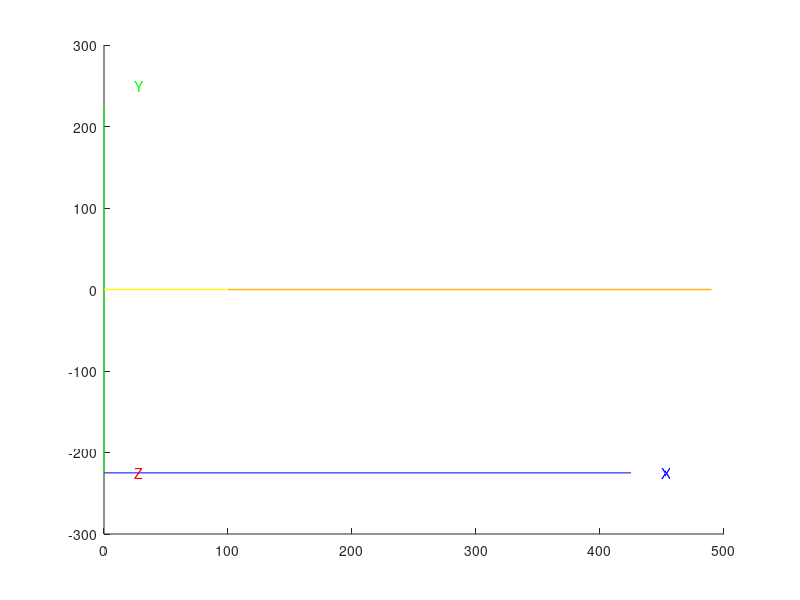

MATLAB code for this plot: (Note: this script raises an error after producing the figure.)
% plot HP3 axes in home configuration 
% DH parameters are those published
% the polarities of joints 3-6 are reversed w.r.t. the TP.
% 15 July 2008

AxisSet = zeros(4,4,2);
AxisSet(4,4,1) = 1';
AxisSet(:,:,2) = diag([25 25 25 1]);

% generate a 3D plot of the geometry
fig = figure;
hold on

% plot the axes
% X
line([0 425],[-225 -225],[0 0],'color','b')
text(450, -225, 25, 'X','color','b')
% Y
line([0 0],[-225 225],[0 0],'color','g')
text(25, 250, 25, 'Y','color','g')
% Z
line([0 0],[-225 -225],[0 425],'color','r')
text(25, -225, 450, 'Z','color','r')

% plot the links
line([  0   0],[0 0], [  0 110],'Color',[1,0.7,0],'LineWidth',1); % 1 to 2
line([  0 100],[0 0], [110 110],'Color','y','LineWidth',1); % 1 to 2
line([100 100],[0 0], [110 400],'Color','y','LineWidth',1); % 2 to 3
line([100 100],[0 0], [400 485],'Color','y','LineWidth',1); % 3 to 4
line([100 400],[0 0], [485 485],'Color',[1,0.7,0],'LineWidth',1); % 3 to 4
line([400 490],[0 0], [485 485],'Color',[1,0.7,0],'LineWidth',1); % 3 to 4


% Plot the world frame @ Joint 1 (actual location)
Pose0 = eye(4);
PlotAxisSet(AxisSet,Pose0,'k');

% Plot Frame 1 (virtual location)
Pose1 = eye(4);
Pose1(1:3,4) = [0 0 110]';
PlotAxisSet(AxisSet,Pose1,[0.75 0.75 0.75]);

% Plot Frame 2 (Joint 2)
Pose2 = eye(4);
Pose2(1:3,1:3) = RotX(-pi/2);
Pose2(1:3,4) = [100 0 110]';
PlotAxisSet(AxisSet,Pose2,'b');

% config consistent with TP controls

% title('HP3 home configuration consistent with TP controls');
% 
% % Plot Frame 3 (Joint 3)
% Pose3 = eye(4);
% Pose3(1:3,1:3) = RotY(-pi/2)*RotX(pi/2);
% Pose3(1:3,4) = [100 0 110+290]';
% PlotAxisSet(AxisSet,Pose3,'g');
% 
% % Plot Joint 4 (actual location)
% Pose4 = eye(4);
% Pose4(1:3,1:3) = RotX(pi)*RotY(-pi/2);
% Pose4(1:3,4) = [100+101 0 110+290+85]';
% PlotAxisSet(AxisSet,Pose4,'r');
% 
% % Plot Frame 4 (virtual location)
% Pose4 = eye(4);
% Pose4(1:3,1:3) = RotX(pi)*RotY(-pi/2);
% Pose4(1:3,4) = [100 0 110+290+85]';
% PlotAxisSet(AxisSet,Pose4,[1.0 0.75 0.75]);
% 
% % Plot Frame 6
% Pose6 = eye(4);
% Pose6(1:3,1:3) = RotX(pi)*RotY(-pi/2);
% Pose6(1:3,4) = [100+101+199+90 0 110+290+85]';
% PlotAxisSet(AxisSet,Pose6,'m');
% 
% % Plot Frame 5
% Pose5 = eye(4);
% Pose5(1:3,1:3) = RotX(pi/2)*RotZ(-pi/2);
% Pose5(1:3,4) = [100+101+199 0 110+290+85]';
% PlotAxisSet(AxisSet,Pose5,'c');


% config consistent with DH parameter document

title('HP3 home configuration based on DH parameter document');

% Plot Frame 3 (Joint 3)
Pose3 = eye(4);
Pose3(1:3,1:3) = RotY(-pi/2)*RotX(-pi/2);
Pose3(1:3,4) = [100 0 110+290]';
PlotAxisSet(AxisSet,Pose3,'g');

% Plot Joint 4 (actual location)
Pose4 = eye(4);
Pose4(1:3,1:3) = RotY(pi/2);
Pose4(1:3,4) = [100+101 0 110+290+85]';
PlotAxisSet(AxisSet,Pose4,'r');

% Plot Frame 4 (virtual location)
Pose4 = eye(4);
Pose4(1:3,1:3) = RotY(pi/2);
Pose4(1:3,4) = [100 0 110+290+85]';
PlotAxisSet(AxisSet,Pose4,[1.0 0.50 0.50]);

% Plot Joint 6 (virtual location)
Pose6 = eye(4);
Pose6(1:3,1:3) = RotY(pi/2);
Pose6(1:3,4) = [100+300 0 110+290+85]';
PlotAxisSet(AxisSet,Pose6,[1.0 0.75 1.0]);

% Plot Frame 5 (Joint 5)
Pose5 = eye(4);
Pose5(1:3,1:3) = RotY(pi/2)*RotX(-pi/2);
Pose5(1:3,4) = [100+300 0 110+290+85]';
PlotAxisSet(AxisSet,Pose5,'c');

% Plot Joint 6 (actual location)
Pose6 = eye(4);
Pose6(1:3,1:3) = RotY(pi/2);
Pose6(1:3,4) = [100+300+90 0 110+290+85]';
PlotAxisSet(AxisSet,Pose6,'m');


% EE flange center
plot3(100+101+199+90, 0, 110+290+85,'marker','.','markersize',15,'color','k');


axis equal
axis([0 550 -250 250 0 500])
hold off

